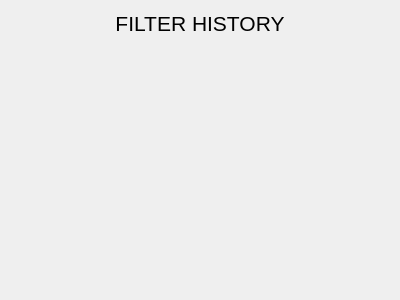
<?xml version="1.0" encoding="UTF-8"?>
<ui version="4.0">
 <class>FilterHistoryWidget</class>
 <widget class="QWidget" name="FilterHistoryWidget">
  <property name="geometry">
   <rect>
    <x>0</x>
    <y>0</y>
    <width>400</width>
    <height>300</height>
   </rect>
  </property>
  <property name="windowTitle">
   <string>Form</string>
  </property>
  <layout class="QVBoxLayout" name="verticalLayout">
   <item>
    <widget class="QLabel" name="filt_history_label_title">
     <property name="sizePolicy">
      <sizepolicy hsizetype="Preferred" vsizetype="Minimum">
       <horstretch>0</horstretch>
       <verstretch>0</verstretch>
      </sizepolicy>
     </property>
     <property name="font">
      <font>
       <pointsize>16</pointsize>
      </font>
     </property>
     <property name="text">
      <string>FILTER HISTORY</string>
     </property>
     <property name="alignment">
      <set>Qt::AlignHCenter|Qt::AlignTop</set>
     </property>
    </widget>
   </item>
   <item>
    <widget class="QLabel" name="filt_history_label_history">
     <property name="text">
      <string/>
     </property>
     <property name="alignment">
      <set>Qt::AlignLeading|Qt::AlignLeft|Qt::AlignTop</set>
     </property>
    </widget>
   </item>
   <item>
    <spacer name="verticalSpacer">
     <property name="orientation">
      <enum>Qt::Vertical</enum>
     </property>
     <property name="sizeHint" stdset="0">
      <size>
       <width>20</width>
       <height>40</height>
      </size>
     </property>
    </spacer>
   </item>
  </layout>
 </widget>
 <resources/>
 <connections/>
</ui>
